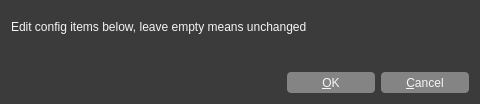
<?xml version="1.0" encoding="UTF-8"?>
<ui version="4.0">
 <class>PluginConfigDialog</class>
 <widget class="QDialog" name="PluginConfigDialog">
  <property name="geometry">
   <rect>
    <x>0</x>
    <y>0</y>
    <width>480</width>
    <height>104</height>
   </rect>
  </property>
  <property name="windowTitle">
   <string>Dialog</string>
  </property>
  <property name="styleSheet">
   <string notr="true">QWidget {
  font: 12px &quot;Noto Sans&quot;, &quot;FreeSans&quot;;
  background: #3B3B3B;
  color: whitesmoke;
}

/* QLineEdit */

QLineEdit {
  background: #3B3B3B;
  border: 1px solid #CACACA;
  padding: 2px;
}
QLineEdit:focus {
  border: 1px solid #FFFFFF;
}

/* QPushButton */

QPushButton {
  background: #848484;
  border: none;
  border-radius: 4px;
  color: whitesmoke;
  min-width: 76px;
  min-height: 15px;
  padding: 3px 6px;
}
QPushButton:focus {
  border: 1px solid #D6D6D6;
  outline: none;
}
QPushButton:pressed {
  background: #676767;
}
QPushButton:disabled {
  background: transparent;
  border: 1px solid #6E6E6E;
  color: #6F6F6F;
}</string>
  </property>
  <layout class="QVBoxLayout" name="verticalLayout">
   <item>
    <widget class="QLabel" name="label">
     <property name="text">
      <string>Edit config items below, leave empty means unchanged</string>
     </property>
    </widget>
   </item>
   <item>
    <widget class="QWidget" name="gridWidget" native="true">
     <property name="sizePolicy">
      <sizepolicy hsizetype="Preferred" vsizetype="Fixed">
       <horstretch>0</horstretch>
       <verstretch>0</verstretch>
      </sizepolicy>
     </property>
     <layout class="QGridLayout" name="gridLayout"/>
    </widget>
   </item>
   <item>
    <layout class="QHBoxLayout" name="horizontalLayout_2">
     <item>
      <spacer name="horizontalSpacer">
       <property name="orientation">
        <enum>Qt::Horizontal</enum>
       </property>
       <property name="sizeHint" stdset="0">
        <size>
         <width>40</width>
         <height>20</height>
        </size>
       </property>
      </spacer>
     </item>
     <item>
      <widget class="QPushButton" name="okButton">
       <property name="sizePolicy">
        <sizepolicy hsizetype="Fixed" vsizetype="Fixed">
         <horstretch>0</horstretch>
         <verstretch>0</verstretch>
        </sizepolicy>
       </property>
       <property name="text">
        <string>&amp;OK</string>
       </property>
       <property name="default">
        <bool>true</bool>
       </property>
      </widget>
     </item>
     <item>
      <widget class="QPushButton" name="cancelButton">
       <property name="sizePolicy">
        <sizepolicy hsizetype="Fixed" vsizetype="Fixed">
         <horstretch>0</horstretch>
         <verstretch>0</verstretch>
        </sizepolicy>
       </property>
       <property name="text">
        <string>&amp;Cancel</string>
       </property>
       <property name="autoDefault">
        <bool>false</bool>
       </property>
      </widget>
     </item>
    </layout>
   </item>
  </layout>
 </widget>
 <resources/>
 <connections/>
</ui>
